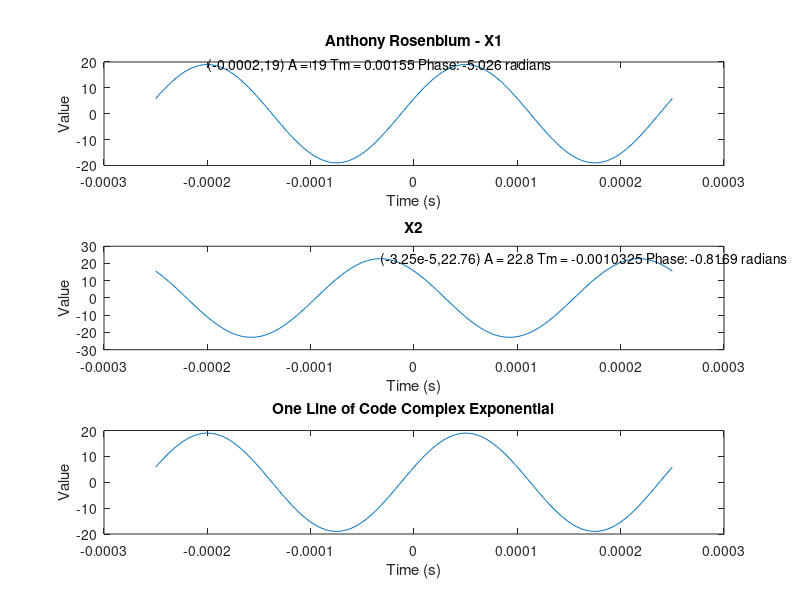

Recreate this plot in MATLAB.
% Anthony Rosenblum
% Lab 1
% EELE 477 - DSP

%% Pre-lab 

% 1.3e
pi * pi - 10
sin(pi/4)
ans ^ 2

% 1.3f
x = sin(pi/5);
cos(pi/5)
y = sqrt(1 - x*x)
ans

% 1.3g
z = 3 + 4i
w = -3 + 4j
real(z), imag(z)
abs([z,w])
conj(z+w)
angle(z)
exp(j*pi)
exp(j*[pi/4,0,-pi/4])

%% 2 - Warm Up

% 2.1a

jkl = 0:6
% Vector of ints from 0 to 6

jkl = 2:4:17
% Vector of ints spaced by 4 from 2 to 17 (2,6,10,14)

jkl = 99:-1:88
% Vector of ints counting down from 99 to 88

ttt = 2: (1/9): 4
% Vector from 2 to 4 of values spaced by 1/9

tpi = pi * [0:0.1:2]
% Vector from 0 to 2 of values spaced by 0.1, then multiplied by a constant
% of pi

%% 2.1b

xx = [zeros(1,3),linspace(0,1,5),ones(1,4)]
% Long vector of zeros, followed by linspace (5 values from 0 to 1 equally
% spaced), followed by ones

xx(4:6)
% indices of xx

size(xx)
% 1 by 12 matrix 

length(xx)
% vector of length 12

xx(2:2:length(xx))
% xx indices 2 to 12, every other (even indices only)

%% 2-1c
 yy = xx; 
 
 yy(4:6) = pi*(1:3);
 
 xx(2*(1:6)) = pi^pi

 %% 2-2a
 
 xk = cos(pi*(0:11)/4)
 % Cos of every value in vector is calculated and stored in xk
 
 xk(1)
 % xk(1) is 1
 
 % xk(0) is undefined, MATLAB starts indexing at 1????
 
 %% 2-2b
 
 yy = [];
 for k=-5:5
        yy(k+6) = cos(k*pi/3)
 end
 yy
 
 % It is necessary to write +6, because the indices must start at 1, not
 % -5. But we want to use the k value -5 in our evaluation.
 % Without the +6 you will get an indice error
 
 %% 2-1c
 
 x = [-3 -1 0 1 3];
 
 y = x.*x - 3*x;
 
 plot(x,y);
 
 z = x +y*sqrt(-1)
 plot(z)
 
 %% 2-d
 
 tt = -1:0.01:1;
 % time vector
 
 xx = cos(5*pi*tt);
 % cos function
 
 zz = 1.4*exp(j*pi/2)*exp(j*5*pi*tt);
 
 % amp mult by 1.4, phase shift of pi/2, multiplied by function
 % cos(5pi*tt) + jsin(5pi*tt)
 
 plot(tt,xx,'b-', tt, real(zz), 'r--'), grid on
 % Real zz is a sinusoid because the real part of the function zz is a cos
 % wave which was already shifted by pi/2 phase and amp multiplicaiton of
 % 1.4
 
 title('TEST PLOT of a SINUSOID')
 xlabel('TIME (sec)')

%% 2-3

t = 0:(1/11025):0.9;

m = sin(1600 * 2*pi*t)

soundsc(m)

%% 3 Lab Excercise

tt = -1/4000:1/(4000*100):1/4000;

k = (37.2/6)*1/4000;
p = -(41.3/10)*1/4000;

n = 19*cos(2*pi*4000*(tt-k));

m = 19*1.2*cos(2*pi*4000*(tt-p));

o = n + m;

p1 = k*4000*2*pi 
p2 = p * 4000*2*pi

subplot(3,1,1), plot(tt,n), title('Anthony Rosenblum - X1'), xlabel('Time (s)'), ylabel('Value'), text(-0.0002,19,'(-0.0002,19) A = 19 Tm = 0.00155 Phase: -5.026 radians')
subplot(3,1,2), plot(tt,m), title('X2'), xlabel('Time (s)'), ylabel('Value'), text(-0.0000325,22.76,'(-3.25e-5,22.76) A = 22.8 Tm = -0.0010325 Phase: -0.8169 radians')
subplot(3,1,3), plot(tt,o), title('X3'), xlabel('Time (s)'), ylabel('Value'), text(0,21.53,'(0,21.53) A = 21.53 Tm = 2.68e-6  Phase: 0.06747 radians')

%% 3-2

x = real(19*exp(sqrt(-1)*4000*2*pi*(tt))*exp(sqrt(-1)*(5.026)))

plot(tt,x), title('One Line of Code Complex Exponential'),xlabel('Time (s)'), ylabel('Value')












